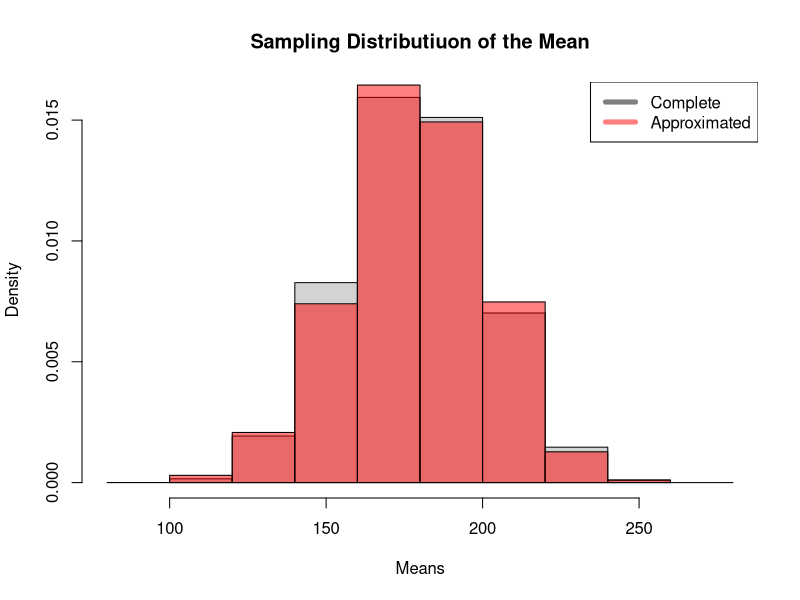
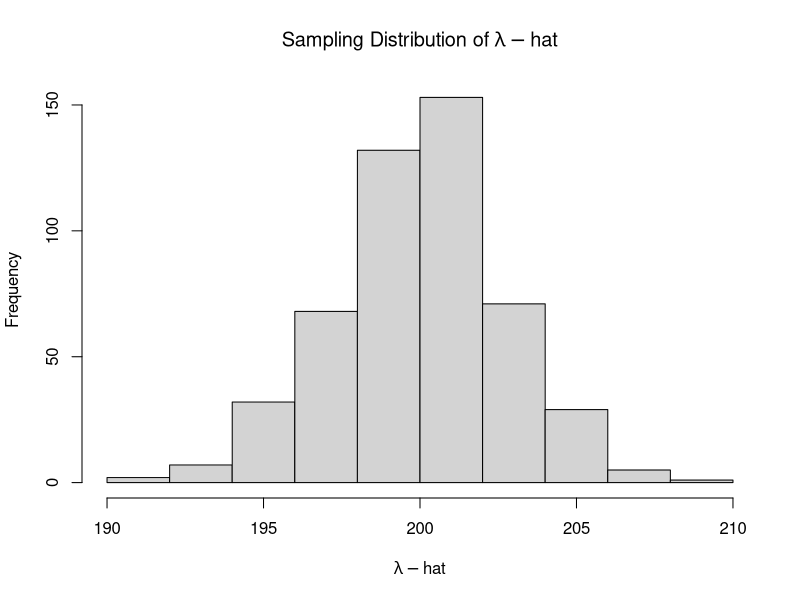
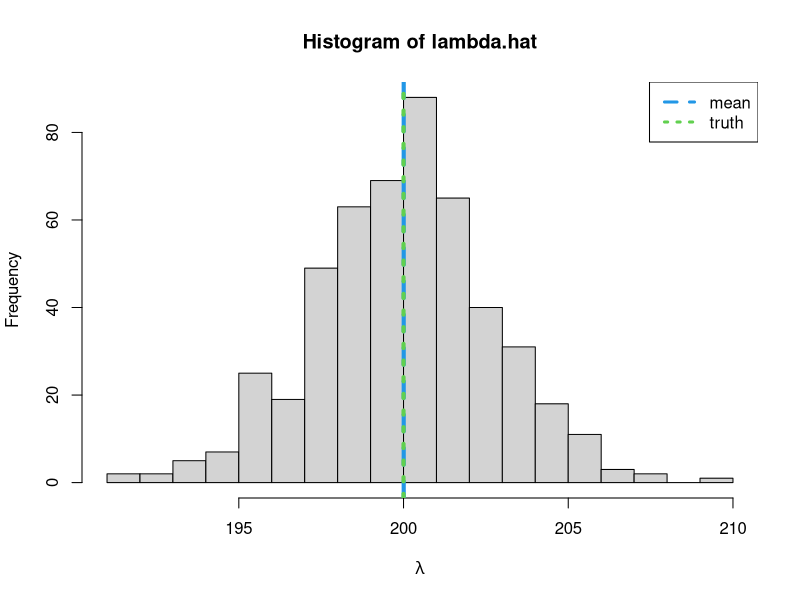

These figures' R source, in order:
## ---- chunk 1
#random discrete uniform sampler
rdu<-function(n,lower,upper){sample(lower:upper,n,replace=T)}

mat = matrix(rdu(25, 
                 lower = 0, 
                 upper = 400
                 ),
             nrow=5, ncol=5
             )
mat
## ---- chunk 2
  n = 10
  y = sample(
             c(mat),
             10, 
             replace = TRUE
             )
  y
## ---- chunk 3
  mean(y)

## ---- chunk 4
# How many ways can we uniquely sample 10 things from 25
combs = function(n, x) {
  factorial(n) / factorial(n-x) / factorial(x)
}

combs(25, 10)
## ---- chunk 5
  set.seed(5435)
  all.combs = utils::combn(c(mat), 10)
  dim(all.combs)
  mean.all.combs = apply(all.combs,2,mean)
## ---- chunk 6
  set.seed(5435)
  sim.sampling.dist=replicate(2000,
                              sample(c(mat),10)
                              )
  dim(sim.sampling.dist)
  mean.samples = apply(sim.sampling.dist,2,mean)
## ---- chunk 7
  hist(mean.all.combs,
       freq=FALSE, 
       main="Sampling Distributiuon of the Mean",
       breaks=10,
       xlab="Means"
       )
  hist(mean.samples,
       add=TRUE,
       freq=FALSE,
       col=grDevices::adjustcolor("red", alpha.f=0.5),
       breaks=10
       )
  legend("topright",lwd=5,col=c(grDevices::adjustcolor("black", alpha.f=0.5),grDevices::adjustcolor("red", alpha.f=0.5)),legend = c("Complete", "Approximated"))
## ---- chunk 8
#Create a function, to be replicated
  lambda=200
  n.sim=500
  mat.fn = function(lambda){matrix(rpois(25, lambda=lambda),
                               nrow=5, ncol=5
                               )
  }
## ---- chunk 9
# repeat the function n.sim times
  list.mat = replicate(n.sim, 
                       mat.fn(lambda), 
                       simplify=FALSE
                       )
  length(list.mat)
## ---- chunk 10
#One realization
  list.mat[[1]]


# Sample mean for the first realization
  mean(list.mat[[1]])
## ---- chunk 11
lambda.hat = unlist(lapply(list.mat,FUN=mean))
## ---- chunk 12
hist(lambda.hat,
     xlab=bquote(lambda-hat),
     main=bquote("Sampling Distribution of"~lambda-hat)
     )
#abline(v=lambda, lwd=3, col=4)
## ---- chunk 13
# Bias
  mean(lambda.hat) - lambda

# relative bias
  (mean(lambda.hat) - lambda)/lambda
## ---- chunk 14
  hist(lambda.hat,xlab=bquote(lambda), breaks=20)
  abline(v=mean(lambda.hat),lwd=4,col=4,lty=2)
  abline(v=lambda,lwd=4,col=3,lty=3)
  legend("topright",legend=c("mean","truth"),lwd=3,col=c(4,3),lty=c(2,3))
## ---- chunk 15
  diff = 0.025*lambda
  diff
  lower = lambda-diff
  upper = lambda+diff

  index = which(lambda.hat>=lower & lambda.hat <= upper)

#Probability of getting a mean within 5% of the truth
  length(index)/n.sim
